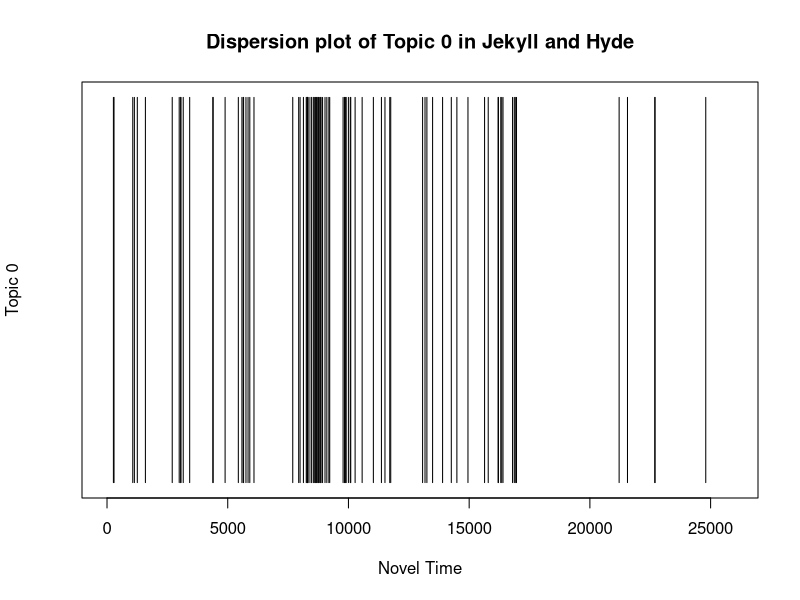
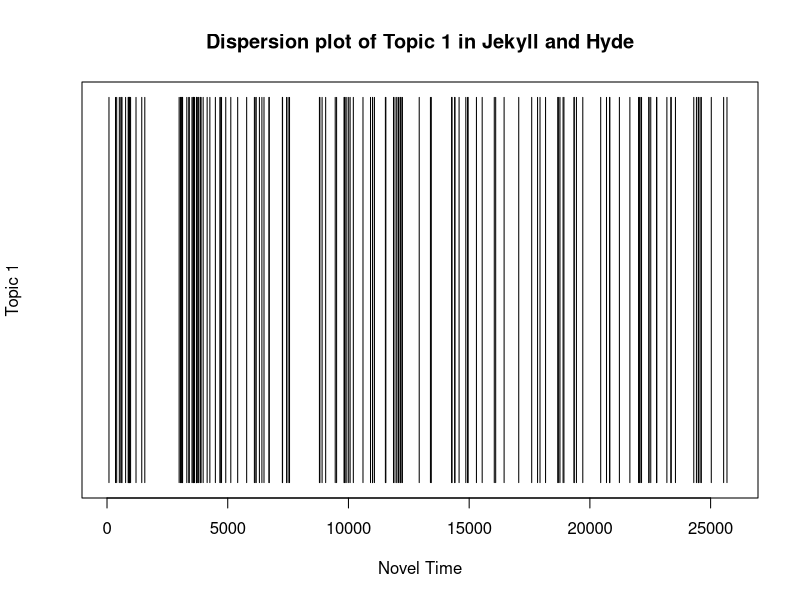
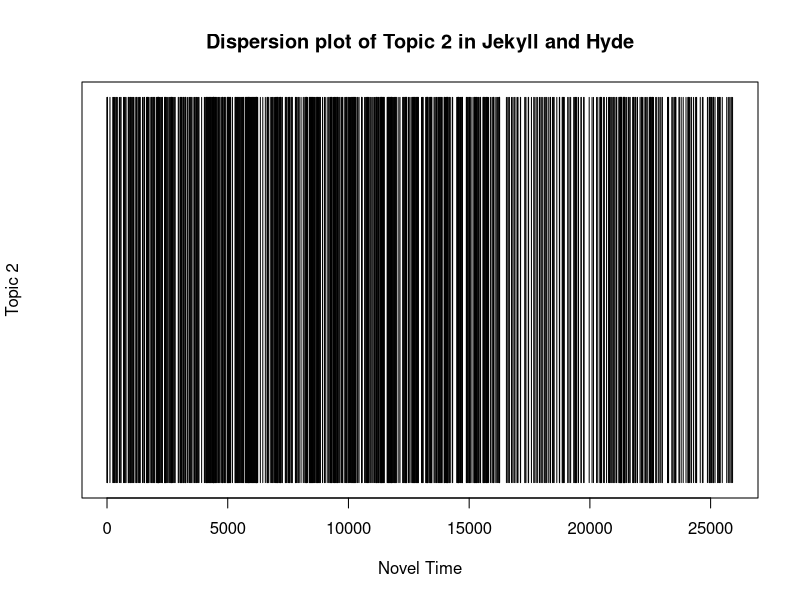
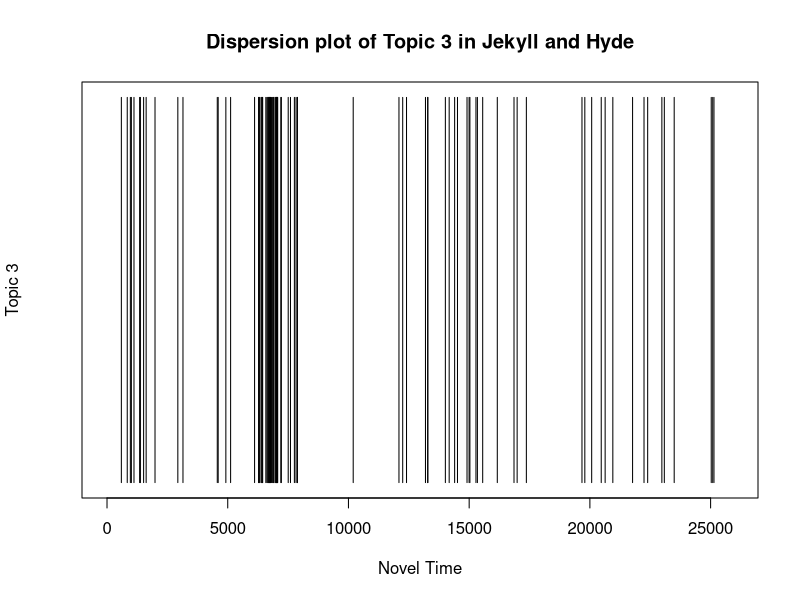
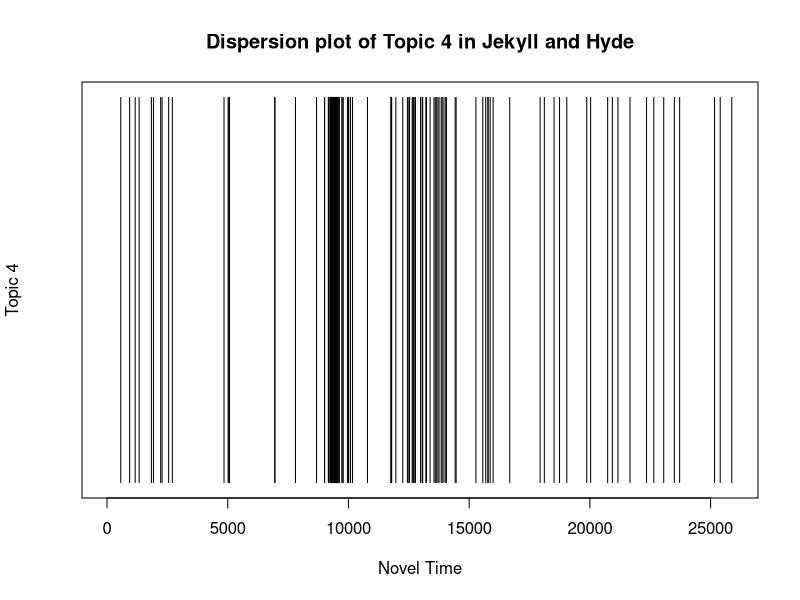

R code for these plots, in order:
##Prepare the Document for Analysis##
setwd ("~/Documents/GitHub/Jekyll-and-Hyde/")
text.v <- scan("edwardh.txt", what="character", sep="\n")
start.v <-which(text.v == "STORY OF THE DOOR")
end.v <-2135L
start.metadata.v <-text.v[1:start.v-1]
end.metadata.v <- text.v[(end.v+1):length(text.v)]
metadata.v <- c(start.metadata.v, end.metadata.v)
novel.lines.v <- text.v[start.v:end.v]
novel.v <- paste(novel.lines.v, collapse=" ")
novel.lower.v <- tolower(novel.v)
hyde.words.1 <-strsplit(novel.lower.v, "\\W")
hyde.words.v <- unlist(hyde.words.1)
not.blanks.v <- which(hyde.words.v!="")
hyde.words.v <- hyde.words.v[not.blanks.v]
hyde.freqs.t <-table(hyde.words.v)
n.time.v <-seq(1:length(hyde.words.v))
##Create Plot for Topic 0##
letter.v <-which(hyde.words.v == "letter")
doctor.v <-which(hyde.words.v == "doctor")
client.v <-which(hyde.words.v == "client")
friends.v <-which(hyde.words.v == "friends")
mark.v <-which(hyde.words.v == "mark")
bottle.v <-which(hyde.words.v == "bottle")
handed.v <-which(hyde.words.v == "handed")
escape.v <-which(hyde.words.v == "escape")
judge.v <-which(hyde.words.v == "judge")
swear.v <-which(hyde.words.v == "swear")
topic.zero.v <-c(letter.v, doctor.v, client.v, friends.v, mark.v, bottle.v, handed.v, escape.v, judge.v, swear.v)
zero.count.v <-rep(NA,length(n.time.v))
zero.count.v[topic.zero.v] <- 1
plot(zero.count.v, main="Dispersion plot of Topic 0 in Jekyll and Hyde", xlab="Novel Time", ylab="Topic 0", type="h", ylim=c(0,1), yaxt='n')
##Create Plot for Topic 1##
city.v <-which(hyde.words.v == "city")
ten.v <-which(hyde.words.v == "ten")
corner.v <-which(hyde.words.v == "corner")
along.v <-which(hyde.words.v == "along")
bystreet.v <-which(hyde.words.v == "by-street")
interest.v <-which(hyde.words.v == "interest")
sounds.v <-which(hyde.words.v == "sounds")
mind.v <-which(hyde.words.v == "mind")
two.v <-which(hyde.words.v == "two")
face.v <-which(hyde.words.v == "face")
topic.one.v <-c(city.v, ten.v, corner.v, along.v, bystreet.v, interest.v, sounds.v, mind.v, two.v, face.v)
one.count.v <-rep(NA,length(n.time.v))
one.count.v[topic.one.v] <- 1
plot(one.count.v, main="Dispersion plot of Topic 1 in Jekyll and Hyde", xlab="Novel Time", ylab="Topic 1", type="h", ylim=c(0,1), yaxt='n')
##Create Plot for Topic 2##
said.v <-which(hyde.words.v == "said")
utterson.v <-which(hyde.words.v == "utterson")
man.v <-which(hyde.words.v == "man")
one.v <-which(hyde.words.v == "one")
jekyll.v <-which(hyde.words.v == "jekyll")
hyde.v <-which(hyde.words.v == "hyde")
lawyer.v <-which(hyde.words.v == "lawyer")
upon.v <-which(hyde.words.v == "upon")
like.v <-which(hyde.words.v == "like")
would.v <-which(hyde.words.v == "would")
topic.two.v <-c(said.v, utterson.v, man.v, one.v, jekyll.v, hyde.v, lawyer.v, upon.v, like.v, would.v)
two.count.v <-rep(NA,length(n.time.v))
two.count.v[topic.two.v] <- 1
plot(two.count.v, main="Dispersion plot of Topic 2 in Jekyll and Hyde", xlab="Novel Time", ylab="Topic 2", type="h", ylim=c(0,1), yaxt='n')
##Create Plot for Topic 3##
maid.v <-which(hyde.words.v == "maid")
victim.v <-which(hyde.words.v == "victim")
heavy.v <-which(hyde.words.v == "heavy")
stick.v <-which(hyde.words.v == "stick")
lane.v <-which(hyde.words.v == "lane")
gentleman.v <-which(hyde.words.v == "gentleman")
body.v <-which(hyde.words.v == "body")
seen.v <-which(hyde.words.v == "seen")
broken.v <-which(hyde.words.v == "broken")
particularly.v <-which(hyde.words.v == "particularly")
topic.three.v <-c(maid.v, victim.v, heavy.v, stick.v, lane.v, gentleman.v, body.v, seen.v, broken.v, particularly.v)
three.count.v <-rep(NA,length(n.time.v))
three.count.v[topic.three.v] <- 1
plot(three.count.v, main="Dispersion plot of Topic 3 in Jekyll and Hyde", xlab="Novel Time", ylab="Topic 3", type="h", ylim=c(0,1), yaxt='n')
##Create Plot for Topic 4##
guest.v <-which(hyde.words.v == "guest")
clerk.v <-which(hyde.words.v == "clerk")
document.v <-which(hyde.words.v == "document")
death.v <-which(hyde.words.v == "death")
sir.v <-which(hyde.words.v == "sir")
note.v <-which(hyde.words.v == "note")
tempted.v <-which(hyde.words.v == "tempted")
autograph.v <-which(hyde.words.v == "autograph")
public.v <-which(hyde.words.v == "public")
handwriting.v <-which(hyde.words.v == "handwriting")
topic.four.v <-c(guest.v, clerk.v, document.v, death.v, sir.v, note.v, tempted.v, autograph.v, public.v, handwriting.v)
four.count.v <-rep(NA,length(n.time.v))
four.count.v[topic.four.v] <- 1
plot(four.count.v, main="Dispersion plot of Topic 4 in Jekyll and Hyde", xlab="Novel Time", ylab="Topic 4", type="h", ylim=c(0,1), yaxt='n')
